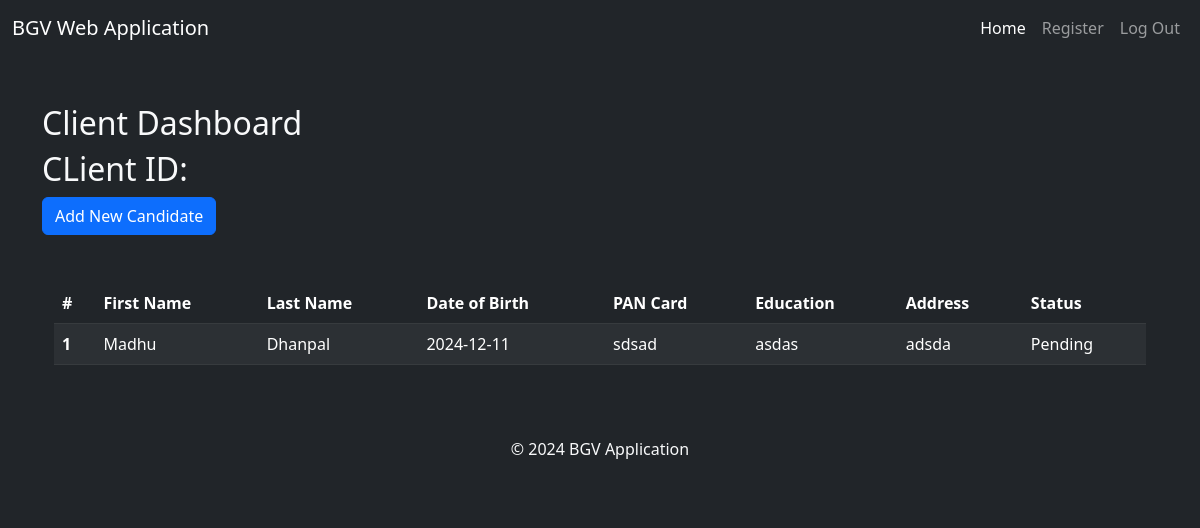
The page /client_dashboard (signed in) on the database as committed earlier.
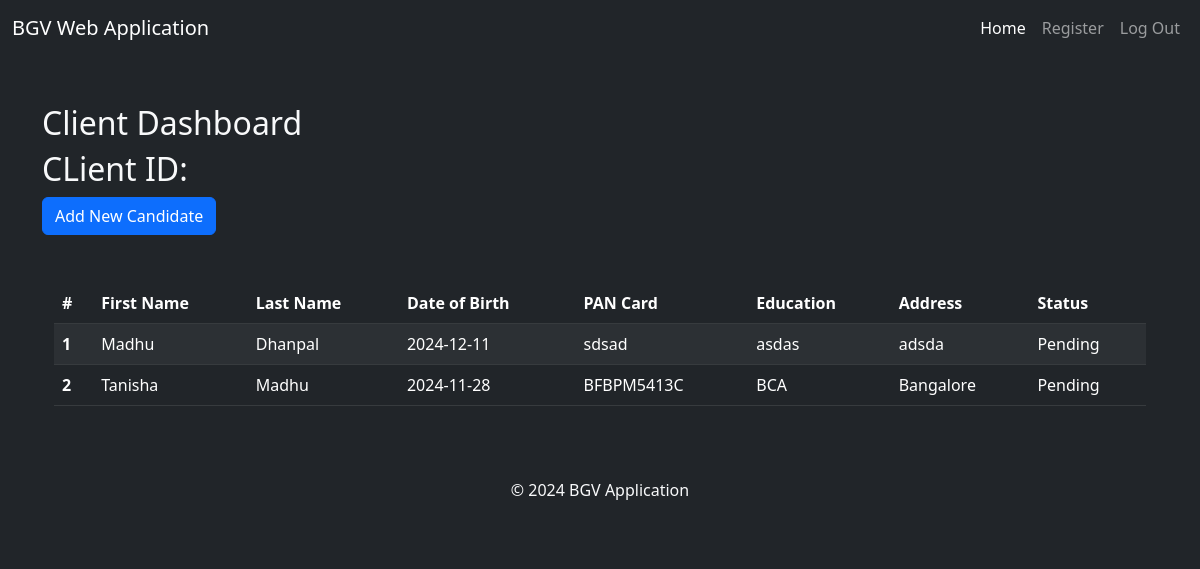
The same page on the database as committed later.
### models.py (models this page shows)
class Candidate(db.Model):
    id = db.Column(db.Integer, primary_key=True)
    first_name = db.Column(db.String(100), nullable=False)
    last_name = db.Column(db.String(100), nullable=False)
    dob = db.Column(db.String(20), nullable=False)
    pan_card = db.Column(db.String(20), nullable=False, unique=True)
    education = db.Column(db.String(200), nullable=False)
    address = db.Column(db.String(200), nullable=False)
    employment_history = db.relationship('EmploymentHistory', backref='candidate', lazy=True)
    status = db.Column(db.String(20), default="Pending")
    client_id = db.Column(db.Integer, db.ForeignKey('client.id'), nullable=False)

### app.py (the view)
@app.route('/client_dashboard')
def client_dashboard():
    print(session['user_type'])
    if 'client' not in session['user_type']:
        return redirect(url_for('login'))
    all_candidates = Candidate.query.all()
    context = {'all_candidates':all_candidates}
    return render_template('client_dashboard.html', context=context)

### templates/client_dashboard.html
{% extends 'base.html' %}
{% block content %}
<h2>Client Dashboard</h2>
<h2> CLient ID: {{context.client_id}}</h2>
<div >
    <a href="{{ url_for('add_candidate') }}" class="btn btn-primary">Add New Candidate</a>
</div>
<div class="container mt-5" role="group">
    <table class="table table-dark table-striped">
        <thead>
            <tr>
                <th scope="col">#</th>
                <th scope="col">First Name</th>
                <th scope="col">Last Name</th>
                <th scope="col">Date of Birth</th>
                <th scope="col">PAN Card</th>
                <th scope="col">Education</th>
                <th scope="col">Address</th>
                <th scope="col">Status</th>
            </tr>
        </thead>
        <tbody>
            {% for candidate in context["all_candidates"] %}
                <tr>
                    <th scope="row">{{ candidate.id }}</th>
                    <td>{{ candidate.first_name }}</td>
                    <td>{{ candidate.last_name }}</td>
                    <td>{{ candidate.dob }}</td>
                    <td>{{ candidate.pan_card }}</td>
                    <td>{{ candidate.education }}</td>
                    <td>{{ candidate.address }}</td>
                    <td>{{ candidate.status }}</td>
            {% endfor %}
        </tbody>
            </table>
</div>
{% endblock %}

### templates/base.html (shortened to what this page needs)
<!DOCTYPE html>
<html lang="en">
<head>
    <link href="https://cdn.jsdelivr.net/npm/bootstrap@5.3.0-alpha1/dist/css/bootstrap.min.css" rel="stylesheet">
    <link href="https://cdn.jsdelivr.net/npm/bootstrap-icons/font/bootstrap-icons.css" rel="stylesheet">
</head>
<body class="bg-dark text-light">
    <nav class="navbar navbar-expand-lg navbar-dark bg-dark">
        <div class="container-fluid">
            <a class="navbar-brand" href="{{ url_for('home') }}">BGV Web Application</a>
            <div class="collapse navbar-collapse" id="navbarNav">
                <ul class="navbar-nav ms-auto">
                    <li class="nav-item">
                        <a class="nav-link active" href="{{ url_for('home') }}">Home</a>
                    </li>
                    <li class="nav-item">
                        <a class="nav-link" href="{{ url_for('register') }}">Register</a>
                    </li>
                    {% if session.get('username') %}
                    <li class="nav-item">
                        <a class="nav-link" href="{{ url_for('logout') }}">Log Out</a>
                    </li>
                    {% else %}
                        <li class="nav-item">
                            <a class="nav-link" href="{{ url_for('login') }}">Log In</a>
                        </li>
                    {% endif %}
                </ul>
            </div>
        </div>
    </nav>
    <div class="container my-5">
        {% block content %}{% endblock %}
    </div>
    <footer class="bg-dark text-light text-center py-4">
        <p>© 2024 BGV Application</p>
    </footer>
</body>
</html>

Rows that differ between the two databases and show on the page:
added Candidate: id "2", first_name "Tanisha", last_name "Madhu", dob "2024-11-28", pan_card "BFBPM5413C", education "BCA", address "Bangalore", status "Pending"
